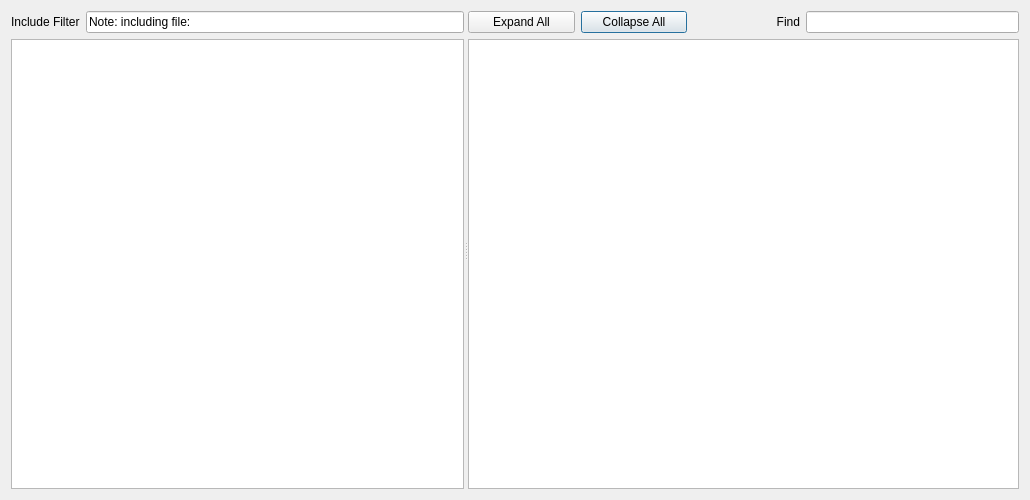
<?xml version="1.0" encoding="UTF-8"?>
<ui version="4.0">
 <class>ShowIncludesDialog</class>
 <widget class="QDialog" name="ShowIncludesDialog">
  <property name="geometry">
   <rect>
    <x>0</x>
    <y>0</y>
    <width>1030</width>
    <height>500</height>
   </rect>
  </property>
  <property name="windowTitle">
   <string>Dialog</string>
  </property>
  <layout class="QGridLayout" name="gridLayout_3">
   <item row="0" column="0">
    <widget class="QSplitter" name="splitter">
     <property name="orientation">
      <enum>Qt::Horizontal</enum>
     </property>
     <widget class="QWidget" name="widget" native="true">
      <layout class="QGridLayout" name="gridLayout">
       <item row="0" column="0">
        <widget class="QLabel" name="label">
         <property name="text">
          <string>Include Filter</string>
         </property>
        </widget>
       </item>
       <item row="0" column="1">
        <widget class="QLineEdit" name="lineEdit">
         <property name="text">
          <string>Note: including file:</string>
         </property>
        </widget>
       </item>
       <item row="1" column="0" colspan="2">
        <widget class="OrbitCodeEditor" name="plainTextEdit"/>
       </item>
      </layout>
     </widget>
     <widget class="QWidget" name="widget_2" native="true">
      <layout class="QGridLayout" name="gridLayout_2">
       <item row="0" column="2">
        <widget class="QLabel" name="label_2">
         <property name="text">
          <string>Find</string>
         </property>
         <property name="alignment">
          <set>Qt::AlignRight|Qt::AlignTrailing|Qt::AlignVCenter</set>
         </property>
        </widget>
       </item>
       <item row="0" column="1">
        <widget class="QPushButton" name="pushButton_2">
         <property name="text">
          <string>Collapse All</string>
         </property>
        </widget>
       </item>
       <item row="0" column="0">
        <widget class="QPushButton" name="pushButton">
         <property name="text">
          <string>Expand All</string>
         </property>
        </widget>
       </item>
       <item row="1" column="0" colspan="5">
        <widget class="QTreeView" name="treeView"/>
       </item>
       <item row="0" column="3" colspan="2">
        <widget class="QLineEdit" name="lineEdit_2"/>
       </item>
      </layout>
     </widget>
    </widget>
   </item>
  </layout>
 </widget>
 <customwidgets>
  <customwidget>
   <class>OrbitCodeEditor</class>
   <extends>QPlainTextEdit</extends>
   <header>orbitcodeeditor.h</header>
  </customwidget>
 </customwidgets>
 <resources/>
 <connections/>
</ui>
